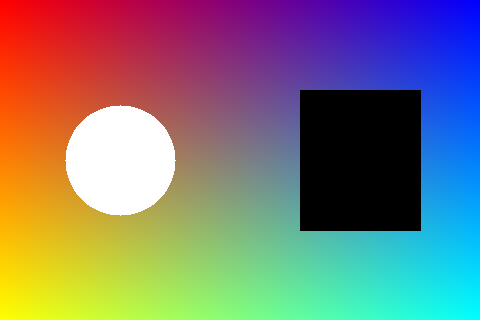
#> input picture 01_opencv_basic/outputs/01_read_gray_hist/original.png, 480 x 320 px
$ python 05_exposure_clipping_practice.py
#> lines starting #> are read from the running program, lines starting #| are printed output that depends on the picture; long printed decimals are rounded
### 03_raw_to_rgb/raw_to_rgb_utils.py
# -*- coding: utf-8 -*-
"""RAW-to-RGB 课程里多个脚本共用的小工具函数。"""

from pathlib import Path

import cv2
import numpy as np


SCRIPT_DIR = Path(__file__).resolve().parent
PROJECT_DIR = SCRIPT_DIR.parent
DEFAULT_IMAGE_PATH = Path(r"C:\Users\magic\Pictures\web图片\OIP.png")
FALLBACK_IMAGE_PATH = PROJECT_DIR / "01_opencv_basic" / "outputs" / "01_read_gray_hist" / "original.png"


def get_default_image_path():
    """优先使用你的 OIP 图片；如果图片不存在，就退回到项目里的练习图。"""
    if DEFAULT_IMAGE_PATH.exists():
        return DEFAULT_IMAGE_PATH
    return FALLBACK_IMAGE_PATH


def read_image_bgr(image_path):
    """读取图片，并兼容 Windows 中文路径。"""
    image_bytes = np.fromfile(str(image_path), dtype=np.uint8)
    image_bgr = cv2.imdecode(image_bytes, cv2.IMREAD_COLOR)
#> image_bgr is the input picture: shape (320, 480, 3); mean B, G, R 117.6, 120.7, 124.8
    return image_bgr


def resize_for_demo(image_bgr, max_width=640):
    """把过大的输入图缩小一点，避免输出图太大。"""
#> called with max_width = 420
    height, width = image_bgr.shape[:2]
#> height = 320; width = 480
    if width <= max_width:
        return image_bgr

    scale = max_width / width
#> scale = 0.875
    new_size = (max_width, int(height * scale))
#> new_size = (420, 280)
    return cv2.resize(image_bgr, new_size, interpolation=cv2.INTER_AREA)


def add_label(image_bgr, label, label_width=300):
    """在图片左上角写标签，方便看对比图。"""
    labeled = image_bgr.copy()
    cv2.rectangle(labeled, (0, 0), (label_width, 42), (255, 255, 255), thickness=-1)
    cv2.putText(
        labeled,
        label,
        (12, 28),
        cv2.FONT_HERSHEY_SIMPLEX,
        0.75,
        (0, 0, 255),
        2,
        cv2.LINE_AA,
    )
    return labeled

### 03_raw_to_rgb/05_exposure_clipping_practice.py
# -*- coding: utf-8 -*-
"""
曝光补偿 / 裁剪练习。

这一节观察一个现象：
    归一化后的 RAW 乘 exposure_gain 会变亮，
    但超过 1.0 的部分会被裁剪，形成过曝。
"""

import argparse
from pathlib import Path

import cv2
import matplotlib.pyplot as plt
import numpy as np

from raw_to_rgb_utils import add_label, get_default_image_path, read_image_bgr, resize_for_demo


script_dir = Path(__file__).resolve().parent
default_image_path = get_default_image_path()
output_dir = script_dir / "outputs" / "05_exposure_clipping_practice"
output_dir.mkdir(parents=True, exist_ok=True)


def simulate_normalized_raw(image_bgr):
    """用灰度图模拟已经归一化到 0.0 到 1.0 的线性 RAW。"""
    image_gray = cv2.cvtColor(image_bgr, cv2.COLOR_BGR2GRAY)
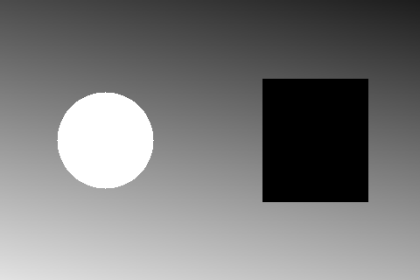
#> image_gray: shape (280, 420); min 0, max 255, mean 121.6
    normalized_raw = image_gray.astype(np.float32) / 255.0
    return normalized_raw


def apply_exposure_gain(normalized_raw, exposure_gain):
    """
    功能：
    对归一化 RAW 做曝光补偿。

    你要完成的步骤：
    1. normalized_raw 乘 exposure_gain
    2. 用 np.clip 限制到 0.0 到 1.0
    3. 返回结果
    """
#> called with exposure_gain = 1.8
    gain_bgr = normalized_raw * exposure_gain
    gain_bgr = np.clip(gain_bgr,0.0,1.0)
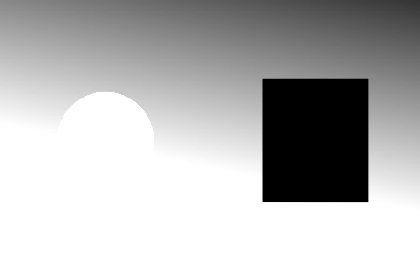
#> gain_bgr: shape (280, 420) float32; min 0, max 1, mean 0.72
    return gain_bgr


def to_preview_bgr(image_float):
    """把 0.0 到 1.0 的单通道图转成可保存的 BGR 预览图。"""
    image_uint8 = (image_float * 255.0).astype(np.uint8)
    return cv2.cvtColor(image_uint8, cv2.COLOR_GRAY2BGR)


def save_histogram(before, after):
    """保存曝光补偿前后的直方图。"""
    plt.figure(figsize=(10, 4))

    plt.subplot(1, 2, 1)
    plt.hist(before.ravel(), bins=80, range=(0.0, 1.0))
    plt.title("Before exposure")
    plt.xlabel("value")
    plt.ylabel("count")

    plt.subplot(1, 2, 2)
    plt.hist(after.ravel(), bins=80, range=(0.0, 1.0))
    plt.title("After exposure")
    plt.xlabel("value")
    plt.ylabel("count")

    plt.tight_layout()
    plt.savefig(output_dir / "histogram.png", dpi=150)
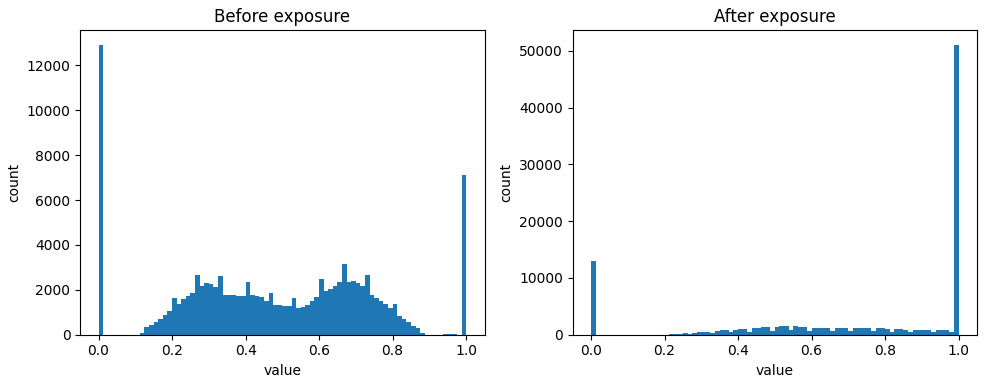
#> figure drawn by matplotlib, 2 panels; panel 1: tallest bar 12915 high, from x = 0 to 0.0125; panel 2: tallest bar 51069 high, from x = 0.988 to 1
    plt.close()


def main():
    """读取图片，模拟线性 RAW，调用你的曝光补偿函数。"""
    parser = argparse.ArgumentParser(description="Exposure clipping practice")
    parser.add_argument("--image", type=str, default=str(default_image_path), help="输入图片路径")
    parser.add_argument("--gain", type=float, default=1.8, help="曝光补偿系数")
    args = parser.parse_args()

    image_path = Path(args.image)
    image_bgr = read_image_bgr(image_path)
    if image_bgr is None:
        raise FileNotFoundError(f"图片读取失败: {image_path}")

    image_bgr = resize_for_demo(image_bgr, max_width=420)
    normalized_raw = simulate_normalized_raw(image_bgr)
    exposure_raw = apply_exposure_gain(normalized_raw, args.gain)

    before_bgr = to_preview_bgr(normalized_raw)
    after_bgr = to_preview_bgr(exposure_raw)

    cv2.imwrite(str(output_dir / "01_input.png"), image_bgr)
    cv2.imwrite(str(output_dir / "02_before_exposure.png"), before_bgr)
    cv2.imwrite(str(output_dir / "03_after_exposure.png"), after_bgr)
    save_histogram(normalized_raw, exposure_raw)

    compare = np.hstack(
        [
            add_label(image_bgr, "Input", label_width=260),
            add_label(before_bgr, "Before Gain", label_width=260),
            add_label(after_bgr, "After Gain", label_width=260),
        ]
    )
#> call 3 of add_label, with label = 'After Gain', label_width = 260
#> in add_label (call 3), `cv2.putText( labeled, label, (12, 28), cv2.FONT_HERSHEY_SIMPLEX, 0.75,..`:
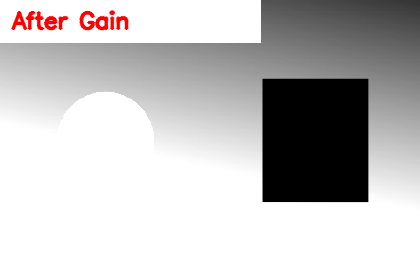
#> labeled: shape (280, 420, 3); mean B, G, R 193.3, 193.3, 195.4
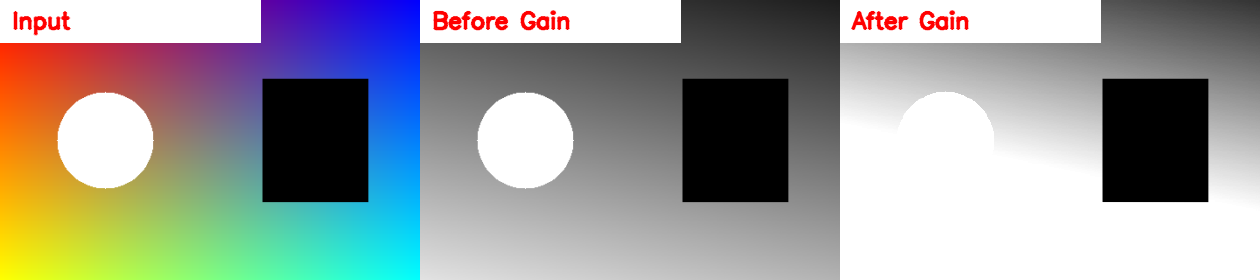
#> compare: shape (280, 1260, 3); mean B, G, R 154.3, 157.3, 155.6
    cv2.imwrite(str(output_dir / "compare.png"), compare)

    clipped_ratio = np.mean(exposure_raw >= 1.0)
#> clipped_ratio = 0.427

    print("输入图片:", image_path)
    print("输出目录:", output_dir)
    print("gain:", args.gain)
    print("before min/max:", float(normalized_raw.min()), float(normalized_raw.max()))
#| before min/max: 0.0 1.0
    print("after min/max:", float(exposure_raw.min()), float(exposure_raw.max()))
#| after min/max: 0.0 1.0
    print("clipped ratio:", float(clipped_ratio))
#| clipped ratio: 0.4273
    print("已保存: compare.png 和 histogram.png")


if __name__ == "__main__":
    main()
